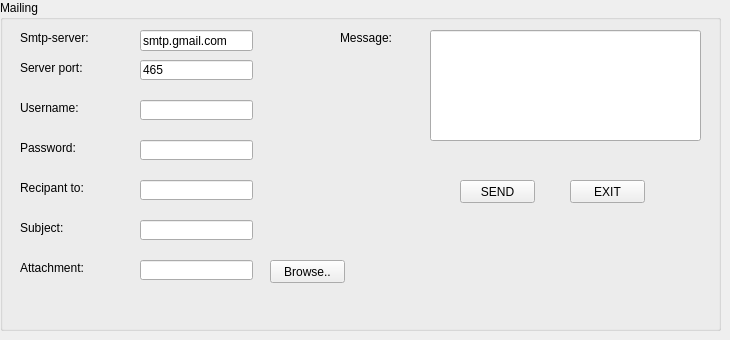
      <widget class="QWidget" name="tab_2">
       <attribute name="title">
        <string>EMAIL</string>
       </attribute>
       <widget class="QGroupBox" name="groupBox_9">
        <property name="geometry">
         <rect>
          <x>0</x>
          <y>0</y>
          <width>721</width>
          <height>331</height>
         </rect>
        </property>
        <property name="title">
         <string>Mailing</string>
        </property>
        <widget class="QLabel" name="label_25">
         <property name="geometry">
          <rect>
           <x>20</x>
           <y>30</y>
           <width>81</width>
           <height>16</height>
          </rect>
         </property>
         <property name="text">
          <string>Smtp-server:</string>
         </property>
        </widget>
        <widget class="QLabel" name="label_26">
         <property name="geometry">
          <rect>
           <x>20</x>
           <y>60</y>
           <width>81</width>
           <height>16</height>
          </rect>
         </property>
         <property name="text">
          <string>Server port:</string>
         </property>
        </widget>
        <widget class="QLabel" name="label_27">
         <property name="geometry">
          <rect>
           <x>20</x>
           <y>100</y>
           <width>71</width>
           <height>16</height>
          </rect>
         </property>
         <property name="text">
          <string>Username:</string>
         </property>
        </widget>
        <widget class="QLabel" name="label_28">
         <property name="geometry">
          <rect>
           <x>20</x>
           <y>140</y>
           <width>71</width>
           <height>16</height>
          </rect>
         </property>
         <property name="text">
          <string>Password:</string>
         </property>
        </widget>
        <widget class="QLabel" name="label_29">
         <property name="geometry">
          <rect>
           <x>20</x>
           <y>180</y>
           <width>81</width>
           <height>16</height>
          </rect>
         </property>
         <property name="text">
          <string>Recipant to:</string>
         </property>
        </widget>
        <widget class="QLabel" name="label_30">
         <property name="geometry">
          <rect>
           <x>20</x>
           <y>220</y>
           <width>61</width>
           <height>16</height>
          </rect>
         </property>
         <property name="text">
          <string>Subject:</string>
         </property>
        </widget>
        <widget class="QLabel" name="label_31">
         <property name="geometry">
          <rect>
           <x>20</x>
           <y>260</y>
           <width>71</width>
           <height>16</height>
          </rect>
         </property>
         <property name="text">
          <string>Attachment:</string>
         </property>
        </widget>
        <widget class="QLineEdit" name="server">
         <property name="geometry">
          <rect>
           <x>140</x>
           <y>30</y>
           <width>113</width>
           <height>21</height>
          </rect>
         </property>
         <property name="text">
          <string>smtp.gmail.com</string>
         </property>
        </widget>
        <widget class="QLineEdit" name="port">
         <property name="geometry">
          <rect>
           <x>140</x>
           <y>60</y>
           <width>113</width>
           <height>20</height>
          </rect>
         </property>
         <property name="text">
          <string>465</string>
         </property>
        </widget>
        <widget class="QLineEdit" name="uname">
         <property name="geometry">
          <rect>
           <x>140</x>
           <y>100</y>
           <width>113</width>
           <height>20</height>
          </rect>
         </property>
        </widget>
        <widget class="QLineEdit" name="paswd">
         <property name="geometry">
          <rect>
           <x>140</x>
           <y>140</y>
           <width>113</width>
           <height>20</height>
          </rect>
         </property>
        </widget>
        <widget class="QLineEdit" name="rcpt">
         <property name="geometry">
          <rect>
           <x>140</x>
           <y>180</y>
           <width>113</width>
           <height>20</height>
          </rect>
         </property>
        </widget>
        <widget class="QLineEdit" name="subject">
         <property name="geometry">
          <rect>
           <x>140</x>
           <y>220</y>
           <width>113</width>
           <height>20</height>
          </rect>
         </property>
        </widget>
        <widget class="QLineEdit" name="file">
         <property name="geometry">
          <rect>
           <x>140</x>
           <y>260</y>
           <width>113</width>
           <height>20</height>
          </rect>
         </property>
        </widget>
        <widget class="QLabel" name="label_32">
         <property name="geometry">
          <rect>
           <x>340</x>
           <y>30</y>
           <width>61</width>
           <height>16</height>
          </rect>
         </property>
         <property name="text">
          <string>Message:</string>
         </property>
        </widget>
        <widget class="QLineEdit" name="msg">
         <property name="geometry">
          <rect>
           <x>430</x>
           <y>30</y>
           <width>271</width>
           <height>111</height>
          </rect>
         </property>
        </widget>
        <widget class="QPushButton" name="browseBtn">
         <property name="geometry">
          <rect>
           <x>270</x>
           <y>260</y>
           <width>75</width>
           <height>23</height>
          </rect>
         </property>
         <property name="text">
          <string>Browse..</string>
         </property>
        </widget>
        <widget class="QPushButton" name="sendBtn">
         <property name="geometry">
          <rect>
           <x>460</x>
           <y>180</y>
           <width>75</width>
           <height>23</height>
          </rect>
         </property>
         <property name="text">
          <string>SEND</string>
         </property>
        </widget>
        <widget class="QPushButton" name="exitBtn">
         <property name="geometry">
          <rect>
           <x>570</x>
           <y>180</y>
           <width>75</width>
           <height>23</height>
          </rect>
         </property>
         <property name="text">
          <string>EXIT</string>
         </property>
        </widget>
       </widget>
      </widget>
